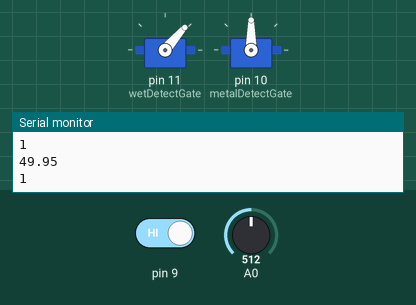
Recording of a sketch running on a simulated Arduino Uno, built with avr-gcc and run on an emulated ATmega328P. Shown: 2 × servo, the last lines printed to the serial monitor. The test bench sets the inputs (shaded band); at power-on: pin 9 HIGH, A0 = 512.

Above: at 7.6 s.
7.7 s: pin 9 driven LOW
At 13.24 s:
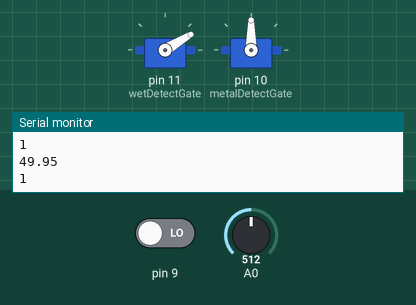
21.0 s: A0 set to 909
At 22.2 s:
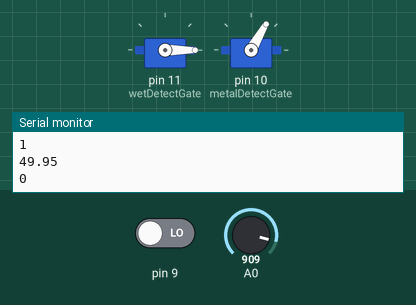
31.1 s: A0 set to 933
38.8 s: pin 9 driven HIGH
At 45.9 s:
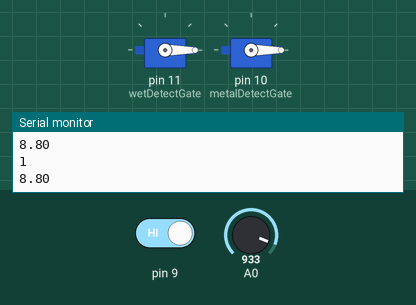
Timing chart, 0 to 47.4 s (numbered marks = the images above; inputs shaded):
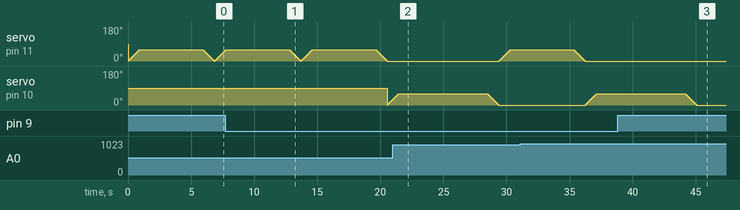

The sketch:

segregation_pgm.ino
```cpp
#include <Servo.h>

//Intializing Variables and Values
Servo wetDetectGate;
Servo metalDetectGate;
int wetSensorVal;
int metalSensorVal;
float moisturePercentage;
int wetGatePos = 0;
int metalGatePos = 0;

void setup() {
  wetDetectGate.attach(11); //attaching wet sensor pin
  metalDetectGate.attach(10); //attaching metal sensor pin
  pinMode(9, INPUT);
  pinMode(A0, INPUT);
  Serial.begin(9600);
}

void loop() {
  //Reading Sensor Values
  wetSensorVal = analogRead(A0);
  metalSensorVal = digitalRead(9);

  //Calculating moisture percentage based on wet sensor value
  moisturePercentage = ( 100 - ( ( wetSensorVal / 1023.00 ) * 100 ) );

  Serial.println(moisturePercentage);
  Serial.println(metalSensorVal);
  delay(1);

  //Operating servo motors based on sensor values
  if(moisturePercentage > 10.00)
  {
    for (wetGatePos = 0; wetGatePos <= 60; wetGatePos += 1)
    {
      wetDetectGate.write(wetGatePos);
      delay(15);
    }
    delay(5000);
    for (wetGatePos = 60; wetGatePos >= 0; wetGatePos -= 1)
    {
      wetDetectGate.write(wetGatePos);
      delay(15);
    }
  }
  if(metalSensorVal == 0)
  {
    for (metalGatePos = 0; metalGatePos <= 60; metalGatePos += 1)
    {
      metalDetectGate.write(metalGatePos);
      delay(15);
    }
    delay(7000);
    for (metalGatePos = 60; metalGatePos >= 0; metalGatePos -= 1)
    {
      metalDetectGate.write(metalGatePos);
      delay(15);
    }
  }
  delay(10);
}
```

Measured:
- after the input at 38.8 s, servo on pin 10 (metalDetectGate): goes on until 45.1 s, then stays 0°
